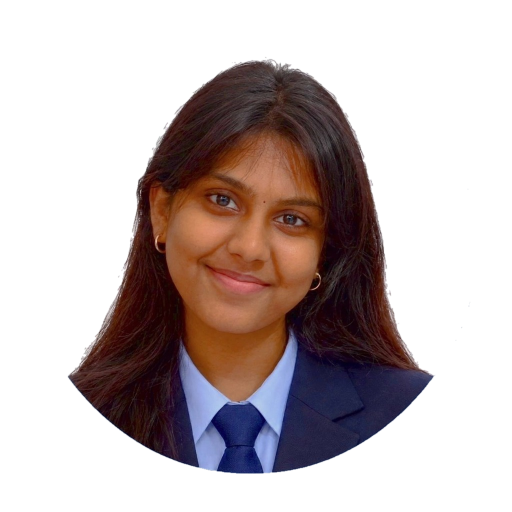
#> input picture assets/source/portrait.png, 1024 x 1024 px (shown at 1/2 size)
$ python generate.py
#> lines starting #> are read from the running program, lines starting #| are printed output that depends on the picture; after the words box and inside, x2 and y2 are one past the last pixel; in counts of white or black regions, pixels touching at a corner belong together
#!/usr/bin/env python3
"""Generate the animated GitHub profile banners for Kaaviyavarshini.

Run from the repository root:
    python scripts/banner/generate.py
"""

from __future__ import annotations

import html
import math
from pathlib import Path

import numpy as np
from PIL import Image, ImageDraw, ImageEnhance, ImageFilter, ImageOps
from scipy.optimize import linear_sum_assignment
from scipy.spatial.distance import cdist


ROOT = Path(__file__).resolve().parents[2]
SOURCE = ROOT / "assets/source/portrait.png"
ASSETS = ROOT / "assets"
LOGOS = Path(__file__).resolve().parent / "logos"
DATA = Path(__file__).resolve().parent / "data"

W, H = 1180, 610
LOOP_SECONDS = 14.2
INTRO_SECONDS = 3.2
TRAVELLER_COUNT = 900
SEED = 314159

ROWS = [
    ("Subject", "Kaaviya"),
    ("Role", "AI Engineer · Systems Builder"),
    ("Origin", "Chennai, India"),
    ("Education", "SRM IST · B.Tech CSE (AI)"),
    ("Status", "Building + Learning + Shipping"),
    ("ToolChain", "VS Code · Cursor · Git"),
    ("Core.Lang", "Python · TypeScript · C · Java"),
    ("Core.Frontend", "React · Next.js · Tailwind"),
    ("Core.Backend", "FastAPI · Flask · LangGraph"),
    ("Core.Database", "PostgreSQL · Pinecone · SQLite"),
    ("Core.Infra", "AWS · Docker · Kubernetes"),
    ("Grid.Mail", "kaavi7ya@email.com"),
    ("Grid.LinkedIn", "/in/kaaviyavarshini"),
    ("Grid.GitHub", "kaaviyavarshini"),
    ("Grid.X", "@KaaviyaVarsh"),
]

THEMES = {
    "dark": {
        "bg": "#0A101F",
        "panel": "#0D1628",
        "panel2": "#101B30",
        "line": "#25344C",
        "muted": "#8291A8",
        "text": "#DDE7F5",
        "portrait": "#AA9BEF",
        "chrome": "#22D3EE",
        "accent": "#10B981",
        "shadow": "#02050B",
    },
    "light": {
        "bg": "#F6F8FA",
        "panel": "#FFFFFF",
        "panel2": "#EDF3F7",
        "line": "#CBD7E1",
        "muted": "#64748B",
        "text": "#172033",
        "portrait": "#4A3D7A",
        "chrome": "#0891B2",
        "accent": "#10B981",
        "shadow": "#AAB7C4",
    },
}


def make_logos() -> dict[str, Image.Image]:
    """Create clean 400px black-on-transparent silhouette sources."""
    LOGOS.mkdir(parents=True, exist_ok=True)
    size = 400
    logos: dict[str, Image.Image] = {}

    # Systems gear: twelve teeth, heavy annulus, and hub cutout.
    gear = Image.new("RGBA", (size, size), (0, 0, 0, 0))
    d = ImageDraw.Draw(gear)
    center = np.array([200.0, 200.0])
    outer: list[tuple[float, float]] = []
    for tooth in range(12):
        base = tooth * math.tau / 12
        for offset, radius in [
            (-0.42, 150), (-0.30, 178), (0.30, 178), (0.42, 150)
        ]:
            a = base + offset * math.tau / 12
            outer.append(tuple(center + radius * np.array([math.cos(a), math.sin(a)])))
    d.polygon(outer, fill="black")
    d.ellipse((70, 70, 330, 330), fill="black")
    d.ellipse((128, 128, 272, 272), fill=(0, 0, 0, 0))
    d.ellipse((174, 174, 226, 226), fill="black")
    logos["rust"] = gear

    # </> mark built from broad, rounded strokes.
    code = Image.new("RGBA", (size, size), (0, 0, 0, 0))
    d = ImageDraw.Draw(code)
    stroke = 42
    d.line([(154, 95), (66, 200), (154, 305)], fill="black", width=stroke, joint="curve")
    d.line([(246, 95), (334, 200), (246, 305)], fill="black", width=stroke, joint="curve")
    d.line([(225, 72), (174, 328)], fill="black", width=stroke)
    logos["code"] = code

    # Connected agent / star node network.
    stellar = Image.new("RGBA", (size, size), (0, 0, 0, 0))
    d = ImageDraw.Draw(stellar)
    star: list[tuple[float, float]] = []
    for i in range(16):
        a = -math.pi / 2 + i * math.pi / 8
        radius = 137 if i % 4 == 0 else (45 if i % 2 == 0 else 25)
        star.append((200 + math.cos(a) * radius, 200 + math.sin(a) * radius))
    d.polygon(star, fill="black")
    nodes = [(82, 112), (322, 106), (326, 300), (88, 316)]
    for a, b in zip(nodes, nodes[1:] + nodes[:1]):
        d.line([a, b], fill="black", width=12)
    for x, y in nodes:
        d.ellipse((x - 19, y - 19, x + 19, y + 19), fill="black")
    logos["stellar"] = stellar

    for name, image in logos.items():
        image.save(LOGOS / f"{name}.png", optimize=True)
    return logos


def floyd_steinberg(gray: np.ndarray) -> np.ndarray:
    """Serpentine 1-bit Floyd-Steinberg diffusion; True means a lit pixel."""
    work = gray.astype(np.float32) / 255.0
    out = np.zeros_like(work, dtype=bool)
    height, width = work.shape
    for y in range(height):
        left_to_right = y % 2 == 0
        xs = range(width) if left_to_right else range(width - 1, -1, -1)
        direction = 1 if left_to_right else -1
        for x in xs:
            old = work[y, x]
            new = 1.0 if old >= 0.5 else 0.0
            out[y, x] = bool(new)
            err = old - new
            nx = x + direction
            if 0 <= nx < width:
                work[y, nx] += err * 7 / 16
            if y + 1 < height:
                if 0 <= x - direction < width:
                    work[y + 1, x - direction] += err * 3 / 16
                work[y + 1, x] += err * 5 / 16
                if 0 <= nx < width:
                    work[y + 1, nx] += err * 1 / 16
    return out


def portrait_points(theme: str, rng: np.random.Generator) -> np.ndarray:
    """Return sampled x/y banner coordinates from a 300x340 dither grid."""
    source = Image.open(SOURCE).convert("RGBA")

    # Focus crop around head and shoulders for crisp facial detail
    box = (190, 95, 850, 843)
    crop = source.crop(box).resize((300, 340), Image.Resampling.LANCZOS)
    rgb = crop.convert("RGB")
    crop_alpha = np.asarray(crop.getchannel("A"), dtype=np.float32) / 255.0

    if theme == "dark":
        lum = np.asarray(ImageOps.grayscale(rgb), dtype=np.float32)
        prepared = Image.fromarray(np.uint8(np.clip(lum * crop_alpha, 0, 255)), "L")
        select_lit = True
        mask = Image.fromarray(np.uint8((crop_alpha > 0.08) * 255), "L")
        prepared = ImageOps.equalize(prepared, mask=mask)
    else:
        white = Image.new("RGBA", crop.size, "white")
        white.alpha_composite(crop)
        prepared = ImageOps.grayscale(white.convert("RGB"))
        select_lit = False
        prepared = ImageOps.autocontrast(prepared, cutoff=1)

    prepared = ImageEnhance.Contrast(prepared).enhance(1.35)
    prepared = prepared.filter(ImageFilter.UnsharpMask(radius=2, percent=175, threshold=1))
    bits = floyd_steinberg(np.asarray(prepared))
    active = bits if select_lit else ~bits
    if theme == "dark":
        active &= crop_alpha > 0.08

    ys, xs = np.where(active)
    if len(xs) == 0:
        return np.zeros((0, 2), dtype=np.float32)
    points = np.column_stack((74 + xs, 154 + ys)).astype(np.float32)
    return points


def sample_logo_points(
    image: Image.Image, rng: np.random.Generator, count: int
) -> np.ndarray:
    """Sample a silhouette into the portrait frame's visual coordinate space."""
    alpha = np.asarray(image.getchannel("A"))
    ys, xs = np.where(alpha > 127)
    chosen = rng.choice(len(xs), count, replace=len(xs) < count)
    # Logo occupies a centered 270x270 square inside VISUAL.MAP.
    return np.column_stack((89 + xs[chosen] * 0.675, 188 + ys[chosen] * 0.675)).astype(
        np.float32
    )


def transport(source: np.ndarray, target: np.ndarray) -> np.ndarray:
    """Order target points by minimum-cost assignment from source points."""
    rows, cols = linear_sum_assignment(cdist(source, target, metric="sqeuclidean"))
    ordered = np.empty_like(target)
    ordered[rows] = target[cols]
    return ordered


def num(value: float) -> str:
    return f"{value:.1f}".rstrip("0").rstrip(".")


def point_path(points: np.ndarray) -> str:
    """Aggregate adjacent horizontal one-pixel dots into compact SVG path runs."""
    if not len(points):
        return ""
    integer = np.rint(points).astype(int)
    unique = sorted({(int(x), int(y)) for x, y in integer}, key=lambda p: (p[1], p[0]))
    chunks: list[str] = []
    i = 0
    while i < len(unique):
        x0, y = unique[i]
        x1 = x0
        i += 1
        while i < len(unique) and unique[i][1] == y and unique[i][0] <= x1 + 1:
            x1 = unique[i][0]
            i += 1
        chunks.append(f"M{x0} {y}h{x1 - x0 + 1}")
    return "".join(chunks)


def dotted_leader(x1: float, x2: float, y: float) -> str:
    if x2 <= x1:
        return ""
    return "".join(f"M{x} {num(y)}h1" for x in np.arange(x1, x2, 5.0))


def text_width(text: str, font_size: float) -> float:
    """Stable monospace width used both for textLength and leader placement."""
    return len(text) * font_size * 0.605


def animate_values(points: list[np.ndarray], index: int) -> str:
    return ";".join(f"{num(p[index, 0])} {num(p[index, 1])}" for p in points)


def render_svg(
    theme_name: str,
    portrait: np.ndarray,
    logo_points: dict[str, np.ndarray],
    rng: np.random.Generator,
) -> str:
    t = THEMES[theme_name]
    n = min(TRAVELLER_COUNT, len(portrait))
    source = portrait[rng.choice(len(portrait), n, replace=False)]
    rust = transport(source, logo_points["rust"][:n])
    code = transport(rust, logo_points["code"][:n])

    # Animation timing: portrait (3.5s), rust (2.0s), code (2.0s), transitions (1.3s each) = 10.9s
    # Note: stellar symbol from user request is removed from the morph sequence.
    loop_sec = 10.9
    times = [0, 3.5, 4.8, 6.8, 8.1, 9.6, 10.9]
    key_times = ";".join(num(v / loop_sec) for v in times)
    frames = [source, source, rust, rust, code, code, source]
    opacity_values = "0;0;1;1;1;1;0"

    parts: list[str] = [
        '<svg xmlns="http://www.w3.org/2000/svg" '
        f'width="{W}" height="{H}" viewBox="0 0 {W} {H}" role="img" '
        'aria-labelledby="title desc">',
        '<title id="title">Kaaviya\'s live system profile</title>',
        '<desc id="desc">Animated terminal profile with a dithered portrait and '
        'autonomous AI systems silhouettes.</desc>',
        "<defs>",
        '<filter id="shadow" x="-20%" y="-20%" width="140%" height="150%">'
        f'<feDropShadow dx="0" dy="12" stdDeviation="16" flood-color="{t["shadow"]}" '
        'flood-opacity=".28"/></filter>',
        '<filter id="glow" x="-100%" y="-100%" width="300%" height="300%">'
        f'<feGaussianBlur stdDeviation="3" result="b"/><feFlood flood-color="{t["chrome"]}" '
        'flood-opacity=".35"/><feComposite in2="b" operator="in"/>'
        '<feMerge><feMergeNode/><feMergeNode in="SourceGraphic"/></feMerge></filter>',
        '<clipPath id="visualClip"><rect x="49" y="124" width="390" height="414" rx="3"/></clipPath>',
        "</defs>",
        f'<rect width="{W}" height="{H}" rx="18" fill="{t["bg"]}"/>',
        f'<rect x="13" y="13" width="1154" height="584" rx="13" fill="{t["panel"]}" '
        f'stroke="{t["line"]}" filter="url(#shadow)"/>',
        f'<path d="M13 62H1167" stroke="{t["line"]}"/>',
        '<circle cx="38" cy="38" r="6" fill="#FF5F57"/>'
        '<circle cx="59" cy="38" r="6" fill="#FEBC2E"/>'
        '<circle cx="80" cy="38" r="6" fill="#28C840"/>',
        f'<text x="590" y="43" text-anchor="middle" fill="{t["muted"]}" '
        'font-family="ui-monospace,SFMono-Regular,Consolas,monospace" font-size="13" '
        'letter-spacing=".4">profile.sh --live</text>',
        # Left visual frame.
        f'<rect x="35" y="88" width="418" height="472" rx="6" fill="{t["panel2"]}" '
        f'stroke="{t["line"]}"/>',
        f'<path d="M35 124H453" stroke="{t["line"]}"/>',
        f'<text x="49" y="111" fill="{t["chrome"]}" '
        'font-family="ui-monospace,SFMono-Regular,Consolas,monospace" font-size="13" '
        'font-weight="700" letter-spacing="1.2">VISUAL.MAP</text>',
        f'<text x="438" y="111" text-anchor="end" fill="{t["muted"]}" '
        'font-family="ui-monospace,SFMono-Regular,Consolas,monospace" font-size="11">300×340 / 1-BIT</text>',
        f'<path d="M49 141h12M49 141v12M439 141h-12M439 141v12M49 539h12M49 539v-12'
        f'M439 539h-12M439 539v-12" fill="none" stroke="{t["chrome"]}" opacity=".55"/>',
        '<g clip-path="url(#visualClip)" shape-rendering="crispEdges">',
        # Loop layer stays visible at t=0 so first frames show the portrait.
        '<g opacity="1">',
    ]

    # Dense portrait drift: 94 independently noisy bands moving toward centroid.
    rust_centroid = rust.mean(axis=0)
    band_ids = rng.integers(0, 94, size=len(portrait))
    noise = rng.normal(0, 4, size=(94, 2))
    for band in range(94):
        pts = portrait[band_ids == band]
        if not len(pts):
            continue
        centroid = pts.mean(axis=0)
        delta = (rust_centroid - centroid) * 0.18 + noise[band]
        d = point_path(pts)
        parts.append(
            f'<path d="{d}" fill="none" stroke="{t["portrait"]}" stroke-width="1" '
            'opacity=".94">'
            f'<animateTransform attributeName="transform" type="translate" begin="{INTRO_SECONDS}s" '
            f'dur="{loop_sec}s" repeatCount="indefinite" calcMode="linear" '
            f'keyTimes="{key_times}" values="0 0;0 0;{num(delta[0])} {num(delta[1])};'
            f'{num(delta[0])} {num(delta[1])};0 0;0 0;0 0"/>'
            f'<animate attributeName="opacity" begin="{INTRO_SECONDS}s" dur="{loop_sec}s" '
            f'repeatCount="indefinite" keyTimes="{key_times}" '
            'values=".94;.94;0;0;0;0;.94"/></path>'
        )

    # Optimal-transport travellers, represented as tiny path squares.
    for i in range(n):
        positions = animate_values(frames, i)
        parts.append(
            f'<path d="M-.65-.65h1.3v1.3h-1.3z" fill="{t["portrait"]}">'
            f'<animateTransform attributeName="transform" type="translate" begin="{INTRO_SECONDS}s" '
            f'dur="{loop_sec}s" repeatCount="indefinite" calcMode="linear" '
            f'keyTimes="{key_times}" values="{positions}"/>'
            f'<animate attributeName="opacity" begin="{INTRO_SECONDS}s" dur="{loop_sec}s" '
            f'repeatCount="indefinite" calcMode="linear" keyTimes="{key_times}" '
            f'values="{opacity_values}"/></path>'
        )
    parts.append("</g>")

    # One-shot scattered intro: sixty random, interleaved point groups.
    intro_ids = rng.integers(0, 60, size=len(portrait))
    order = rng.permutation(60)
    starts = np.empty(60)
    starts[order] = np.linspace(0.05, 1.2, 60)
    for group in range(60):
        pts = portrait[intro_ids == group]
        if not len(pts):
            continue
        parts.append(
            f'<path d="{point_path(pts)}" fill="none" stroke="{t["portrait"]}" '
            'stroke-width="1" opacity="0">'
            f'<animate attributeName="opacity" begin="{num(starts[group])}s" dur=".8s" '
            'values="0;1" fill="freeze"/>'
            '<animate attributeName="opacity" begin="3.08s" dur=".12s" values="1;0" fill="freeze"/>'
            "</path>"
        )
    parts.extend(
        [
            "</g>",
            f'<text x="58" y="551" fill="{t["muted"]}" '
            'font-family="ui-monospace,SFMono-Regular,Consolas,monospace" font-size="10">'
            f'PTS {len(portrait):05d} · FS/SERPENTINE</text>',
            # Right information panel.
            f'<rect x="474" y="88" width="672" height="472" rx="6" fill="{t["panel2"]}" '
            f'stroke="{t["line"]}"/>',
            f'<path d="M474 124H1146" stroke="{t["line"]}"/>',
            f'<text x="490" y="111" fill="{t["chrome"]}" '
            'font-family="ui-monospace,SFMono-Regular,Consolas,monospace" font-size="13" '
            'font-weight="700" letter-spacing="1.2">SYSTEM.INFO</text>',
            # LIVE badge and handle pill.
            '<g filter="url(#glow)"><circle cx="895" cy="106" r="4" fill="#FF4D5A">'
            '<animate attributeName="opacity" values="1;.3;1" dur="1.6s" repeatCount="indefinite"/>'
            '</circle></g>',
            '<text x="907" y="111" fill="#FF4D5A" '
            'font-family="ui-monospace,SFMono-Regular,Consolas,monospace" font-size="12" '
            'font-weight="700">LIVE</text>',
            f'<rect x="960" y="94" width="168" height="24" rx="12" fill="{t["chrome"]}" opacity=".16" '
            f'stroke="{t["chrome"]}"/>',
            f'<text x="1044" y="111" text-anchor="middle" fill="{t["chrome"]}" '
            'font-family="ui-monospace,SFMono-Regular,Consolas,monospace" font-size="13" '
            'font-weight="700">@kaaviyavarshini</text>',
        ]
    )

    value_right = 1127.0
    row_y = 153.0
    for label, value in ROWS:
        value_len = text_width(value, 14)
        label_len = text_width(label, 14)
        leader_start = 491 + label_len + 12
        leader_end = value_right - value_len - 12
        parts.extend(
            [
                f'<text x="491" y="{num(row_y)}" fill="{t["muted"]}" '
                'font-family="ui-monospace,SFMono-Regular,Consolas,monospace" font-size="14">'
                f"{html.escape(label)}</text>",
                f'<path d="{dotted_leader(leader_start, leader_end, row_y - 4)}" '
                f'fill="none" stroke="{t["line"]}" stroke-width="1" shape-rendering="crispEdges"/>',
                f'<text x="{num(value_right)}" y="{num(row_y)}" text-anchor="end" '
                f'fill="{t["text"]}" font-family="ui-monospace,SFMono-Regular,Consolas,monospace" '
                f'font-size="14" textLength="{num(value_len)}" lengthAdjust="spacingAndGlyphs">'
                f"{html.escape(value)}</text>",
            ]
        )
        row_y += 23

    parts.extend(
        [
            f'<path d="M490 524H1130" stroke="{t["line"]}"/>',
            f'<text x="491" y="545" fill="{t["accent"]}" '
            'font-family="ui-monospace,SFMono-Regular,Consolas,monospace" font-size="11">'
            "● ALL SYSTEMS NOMINAL</text>",
            f'<text x="1128" y="545" text-anchor="end" fill="{t["muted"]}" '
            'font-family="ui-monospace,SFMono-Regular,Consolas,monospace" font-size="11">'
            "UTC+5:30 · CHENNAI NODE</text>",
            "</svg>",
        ]
    )
    return "".join(parts)


def main() -> None:
    if not SOURCE.exists():
        raise SystemExit(f"Missing source portrait: {SOURCE}")
    ASSETS.mkdir(parents=True, exist_ok=True)
    DATA.mkdir(parents=True, exist_ok=True)
    logos = make_logos()
#> in make_logos, `gear = Image.new("RGBA", (size, size), (0, 0, 0, 0))`: gear: PIL image 400x400 RGBA; every value is 0
#> the loop in make_logos, `for name, image in logos.items():` made 3 passes
#> name on passes 1 to 3: 'rust', 'code', 'stellar'
#> pass 1, in make_logos, `image.save(LOGOS / f"{name}.png", optimize=True)`:
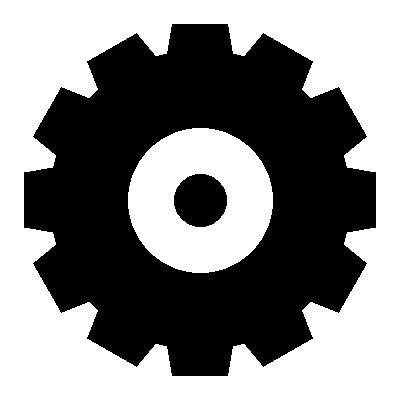
#> saved as rust.png: PIL image 400x400 RGBA; mean R, G, B, A 0, 0, 0, 122; transparent parts drawn white
#> logos = 3 items

    # Cache theme-specific dither points as reproducible source data.
    portraits: dict[str, np.ndarray] = {}
    for index, theme in enumerate(THEMES):
        rng = np.random.default_rng(SEED + index)
        points = portrait_points(theme, rng)
#> in portrait_points, source is the input picture: PIL image 1024x1024 RGBA; mean R, G, B, A 124.7, 122.3, 134.6, 95.9
#> in portrait_points, `rgb = crop.convert("RGB")`:
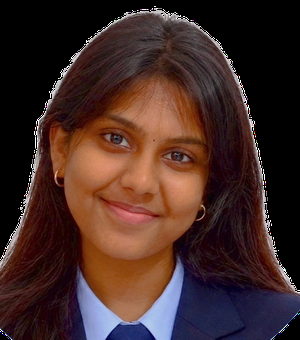
#> rgb: PIL image 300x340 RGB; mean R, G, B 66.8, 42.1, 38.1
#> in portrait_points, `lum = np.asarray(ImageOps.grayscale(rgb), dtype=np.float32)`:
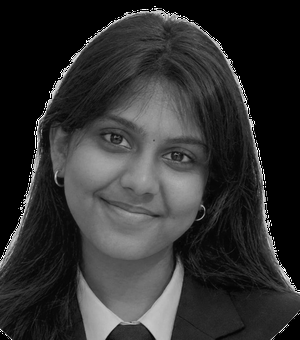
#> lum: shape (340, 300) float32; min 0, max 255, mean 49
#> in portrait_points, `mask = Image.fromarray(np.uint8((crop_alpha > 0.08) * 255), "L")`:
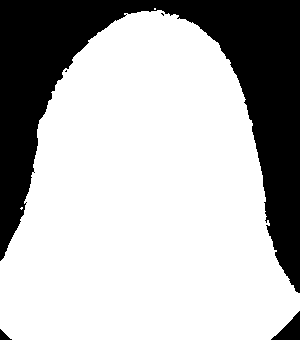
#> mask: PIL image 300x340 L; 71.3% white; 5 black regions (2 under 20 px), largest, box (x1, y1, x2, y2) and area: (0, 0, 300, 293) 28815, (271, 311, 300, 340) 417, (0, 329, 12, 340) 67
#> in portrait_points, `prepared = prepared.filter(ImageFilter.UnsharpMask(radius=2, percent=1..`:
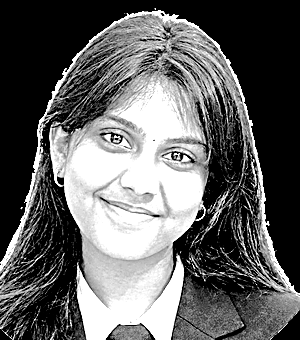
#> prepared: PIL image 300x340 L; min 0, max 255, mean 99
#> after the loop in floyd_steinberg, `for y in range(height):`:
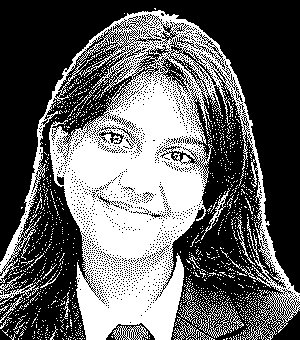
#> out: shape (340, 300) bool; 38.8% white; 1245 white regions (1227 under 20 px), largest, box (x1, y1, x2, y2) and area: (0, 10, 300, 340) 35090, (178, 291, 244, 338) 589, (0, 273, 36, 305) 246
#> after the loop in floyd_steinberg, `for y in range(height):`:
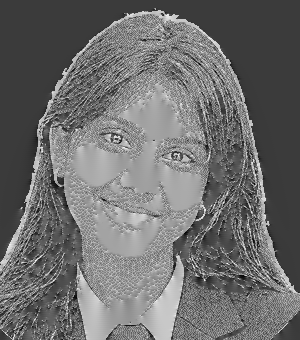
#> work: shape (340, 300) float32; min -0.418, max 1.39, mean 0.362; drawn with min black and max white
#> in portrait_points, `points = np.column_stack((74 + xs, 154 + ys)).astype(np.float32)`: points = 39599 pairs, first value 74 to 373, second value 162 to 493
        portraits[theme] = points
        np.save(DATA / f"portrait-{theme}.npy", points)

    for index, theme in enumerate(THEMES):
        rng = np.random.default_rng(SEED + 100 + index)
        sampled = {
            name: sample_logo_points(image, rng, TRAVELLER_COUNT)
            for name, image in logos.items()
        }
        for name, points in sampled.items():
            np.save(DATA / f"{name}-{theme}.npy", points)
        svg = render_svg(theme, portraits[theme], sampled, rng)
        output = ASSETS / f"banner-{theme}.v9.svg"
        output.write_text(svg, encoding="utf-8")
        byte_size = output.stat().st_size
        print(
            f"{output.relative_to(ROOT)}: {byte_size:,} bytes "
            f"({byte_size / 1024:.1f} KiB), {len(portraits[theme]):,} portrait dots, "
            f"{TRAVELLER_COUNT} travellers"
        )
#> this loop made 2 passes
#> (n in render_svg, frames in render_svg, rust_centroid in render_svg) on passes 1 to 2: (900, 7 point arrays, longest 900 points, [222.3, 322.6]), (900, 7 point arrays, longest 900 points, [227.5, 322.9])
#| assets/banner-dark.v9.svg: 1,275,501 bytes (1245.6 KiB), 39,599 portrait dots, 900 travellers
#| assets/banner-light.v9.svg: 1,646,166 bytes (1607.6 KiB), 58,539 portrait dots, 900 travellers

    for name in logos:
        output = LOGOS / f"{name}.png"
        print(f"{output.relative_to(ROOT)}: {output.stat().st_size:,} bytes")
#> this loop made 1 pass


if __name__ == "__main__":
#> (the run stopped early here; a loop or call above may not have finished)
